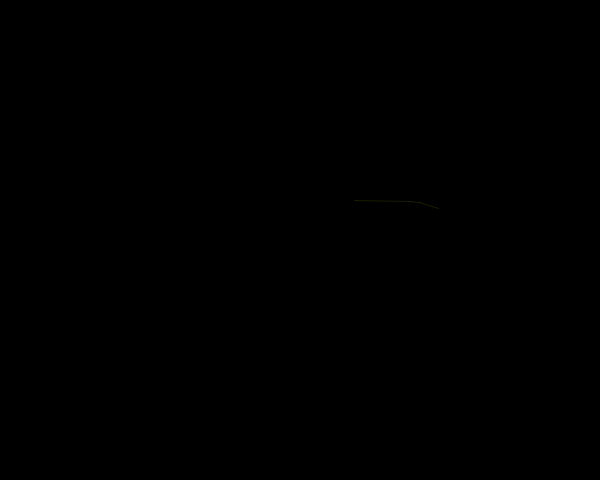
Frame 1 (no input)
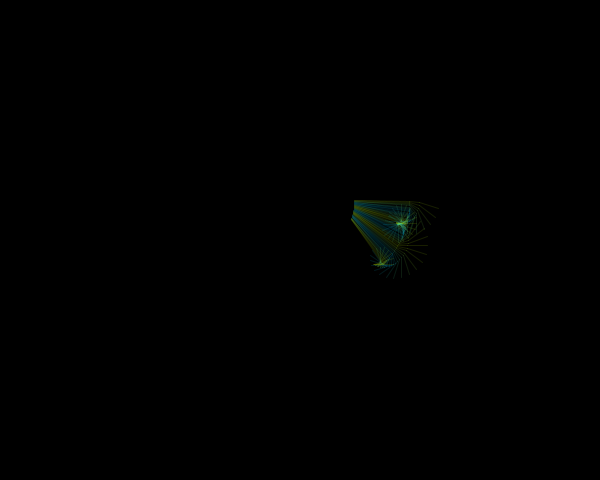
Frame 60 (the mouse pressed at the canvas centre just before this capture)
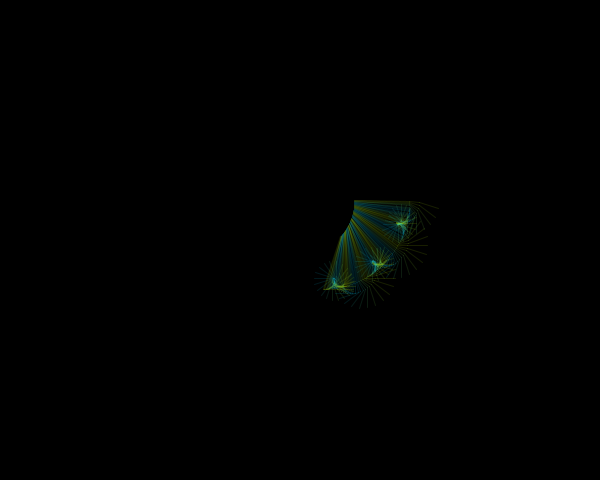
Frame 120 (the mouse held since frame 60 and released just before this capture)

The Processing sketch that drew these frames (run headless with seeded random() and noise(); from frame 60 on, the mouse is pressed at the canvas centre):

// Processing sketch: processing_152857
// ── processing_152857.pde


 
float raggio1 = 55;  
float raggio2 = 55;   
float raggio3 = 10;   
float raggio4 = 20;   
  
float passoAngolo1 = PI/515;  
float passoAngolo2 = PI/200;  
float passoAngolo3 = PI/20;   
float passoAngolo4 = PI/10;    
  
color verde = color(0, 200, 250);
color giallo = color(200, 255, 0);
 
void setup()
{
  size(600,480);
  stroke(255,50);
  background(0);
}
  
void draw ()
{
 
  float c0x = 300;
  float c0y = 200;
    
 
  float angolo1 = frameCount*passoAngolo1;
  float c1x = c0x + cos(angolo1)*raggio1;
  float c1y = c0y + sin(angolo1)*raggio1;
    
  
  float angolo2 = frameCount*passoAngolo2;
  float c2x = c1x + cos(angolo2)*raggio2;
  float c2y = c1y + sin(angolo2)*raggio2;
    

  float angolo3 = frameCount*passoAngolo3;
  float c3x = c2x + cos(angolo3)*raggio3;
  float c3y = c2y + sin(angolo3)*raggio3;
    

  float angolo4 = frameCount*passoAngolo4;
  float c4x = c3x + cos(angolo4)*raggio4;
  float c4y = c3y + sin(angolo4)*raggio4;
    
 
 
color middlecolor = lerpColor (verde, giallo, cos(angolo4)*0.5+0.5);
  stroke (middlecolor, 30);
   

  line(c1x,c1y, c2x,c2y);
  line(c2x,c2y, c3x,c3y);
  line(c3x,c3y, c4x,c4y);
}
